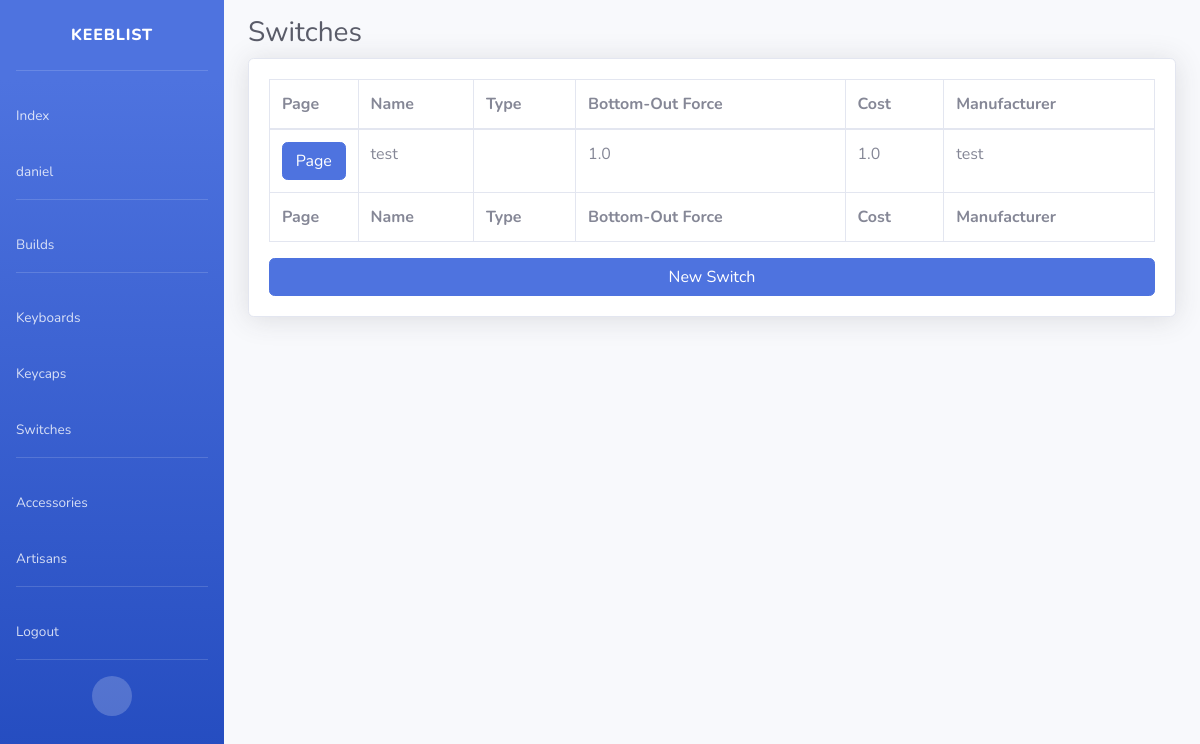
/app/switch/ (signed in), run on an earlier commit of the app's database.
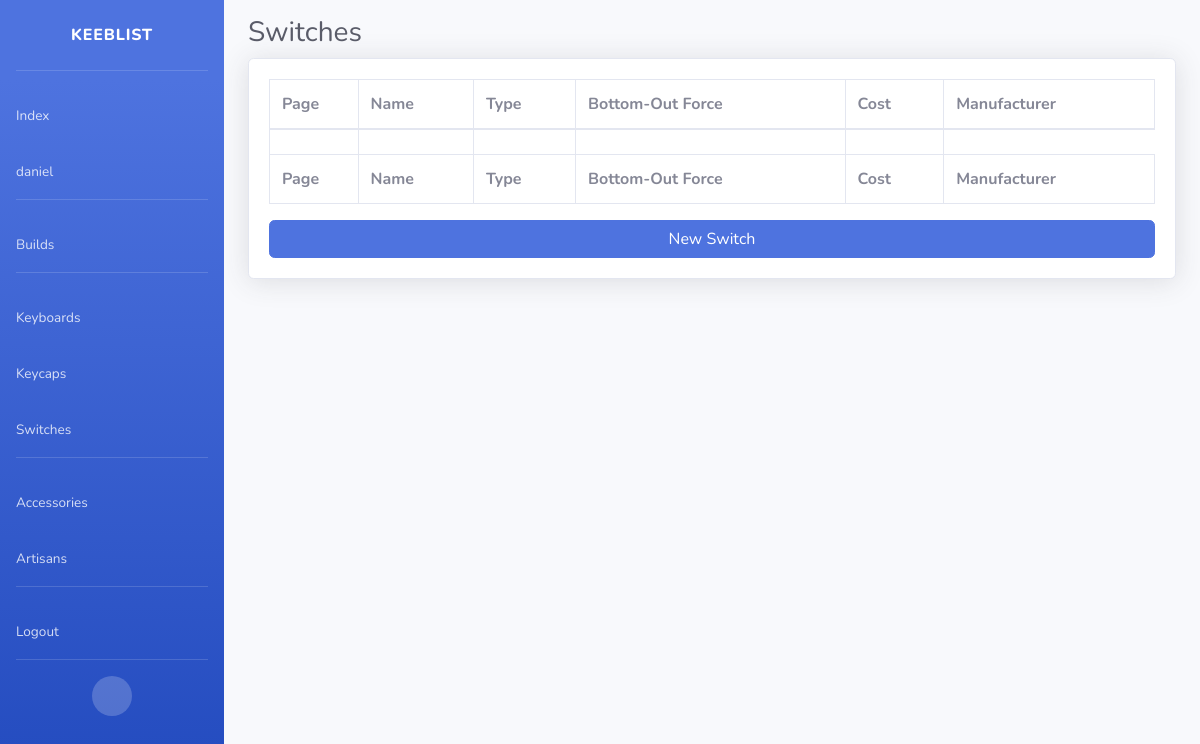
And on a later commit of the database.
### app/models.py (models this page shows)
class CommonModel(BaseCommonModel):
    status_choices=[
        ("Pre-GB", "Pre-GB"),
        ("Ordered GB", "Ordered GB"),
        ("Ordered In-Stock", "Ordered In-Stock"),
        ("Shipping", "Shipping"),
        ("Present", "Present"),
        ("Sold", "Sold"),
    ]
    status=models.CharField(max_length=255, choices=status_choices)
    cost=models.FloatField()
    aftermarket_seller=models.CharField(max_length=255, blank=True)
    manufacturer=models.CharField(max_length=255)
    sell_price=models.FloatField(null=True, blank=True)
    class Meta:
        abstract = True

class Switch(CommonModel):
    switch_type_choices = [
        ("Linear", "Linear"),
        ("Tactile", "Tactile"),
        ("Clicky", "Clicky"),
    ]
    switch_type=models.CharField(max_length=255, choices=switch_type_choices)
    lube=models.CharField(max_length=255, blank=True)
    film=models.CharField(max_length=255, blank=True)
    actuation_force=models.FloatField(null=True, blank=True)
    bottom_out_force=models.FloatField()
    top_material=models.CharField(max_length=255, blank=True)
    bottom_material=models.CharField(max_length=255, blank=True)
    stem_material=models.CharField(max_length=255, blank=True)
    spring_material=models.CharField(max_length=255, blank=True)
    spring_length=models.CharField(max_length=255, blank=True)
    class Meta:
        ordering = ['-name']
        verbose_name_plural = "switches"
    def get_absolute_url(self):
        return super().get_absolute_url("switch")

### app/views.py (the view)
# urls.py: path('switch/', SwitchListView.as_view(), name='switch'),
class SwitchListView(CommonListView):
    model = Switch
    template_name = 'models/switch_list.html'
    context_object_name = 'switch_list'
    def get_queryset(self):
        return super().get_queryset(Switch, self.request.user)

### app/models.py (called while the page is built)
    def get_absolute_url(self, model):
        return reverse(f'{model}-detail', kwargs={"slug": self.slug})

### app/views.py (called while the page is built)
    def get_queryset(self, model, user):
        return model.objects.filter(user=user).filter(~Q(status="Sold"))

### templates/app/switch_list.html (shortened to what this page needs)
{% extends 'base.html' %}
{% load static %}
{% block container_fluid %}
<div class="container-fluid">
    <h1 class="h3 mb-2 text-gray-800">Switches</h1>
    <div class="card shadow mb-4">
        <div class="card-body">
            <div class="table-responsive">
                <table class="table table-bordered" width="100%" cellspacing="0">
                    <col style="width:10%">
                    <thead>
                        <tr>
                            <th>Page</th>
                            <th>Name</th>
                            <th>Type</th>
                            <th>Bottom-Out Force</th>
                            <th>Cost</th>
                            <th>Manufacturer</th>
                        </tr>
                    </thead>
                    <tfoot>
                        <tr>
                            <th>Page</th>
                            <th>Name</th>
                            <th>Type</th>
                            <th>Bottom-Out Force</th>
                            <th>Cost</th>
                            <th>Manufacturer</th>
                        </tr>
                    </tfoot>
                    <tbody>
                        {% for switch in object_list %}
                        <tr>
                            <td><a href="{{ switch.get_absolute_url }}" class="btn btn-primary btn-user btn-block">Page</a></td>
                            <td>{{ switch.name }}</td>
                            <td>{{ switch.type }}</td>
                            <td>{{ switch.bottom_out_force }}</td>
                            <td>{{ switch.cost }}</td>
                            <td>{{ switch.manufacturer }}</td>
                        </tr>
                        {% empty %}
                        <tr>
                            <td></td>
                            <td></td>
                            <td></td>
                            <td></td>
                            <td></td>
                        </tr>
                        {% endfor %}
                    </tbody>
                </table>
            </div>
            <a href="{% url 'switch-create' %}" class="btn btn-primary btn-user btn-block">New Switch</a>
        </div>
    </div>
</div>
{% endblock %}

What changed in the data, as far as the page shows it:
removed Switch: name "test", bottom_out_force "1.0", cost "1.0", manufacturer "test"
